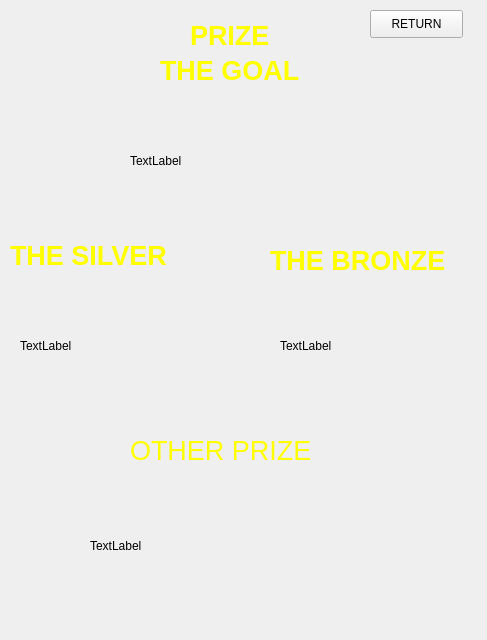
<?xml version="1.0" encoding="UTF-8"?>
<ui version="4.0">
 <class>prize</class>
 <widget class="QWidget" name="prize">
  <property name="geometry">
   <rect>
    <x>0</x>
    <y>0</y>
    <width>487</width>
    <height>640</height>
   </rect>
  </property>
  <property name="windowTitle">
   <string>Form</string>
  </property>
  <widget class="QLabel" name="label">
   <property name="geometry">
    <rect>
     <x>190</x>
     <y>0</y>
     <width>101</width>
     <height>71</height>
    </rect>
   </property>
   <property name="text">
    <string>&lt;html&gt;&lt;head/&gt;&lt;body&gt;&lt;p&gt;&lt;span style=&quot; font-size:20pt; font-weight:600; color:#ffff00;&quot;&gt;PRIZE&lt;/span&gt;&lt;/p&gt;&lt;/body&gt;&lt;/html&gt;</string>
   </property>
  </widget>
  <widget class="QLabel" name="label_2">
   <property name="geometry">
    <rect>
     <x>160</x>
     <y>40</y>
     <width>151</width>
     <height>61</height>
    </rect>
   </property>
   <property name="text">
    <string>&lt;html&gt;&lt;head/&gt;&lt;body&gt;&lt;p&gt;&lt;span style=&quot; font-size:20pt; font-weight:600; color:#ffff00;&quot;&gt;THE GOAL&lt;/span&gt;&lt;/p&gt;&lt;/body&gt;&lt;/html&gt;</string>
   </property>
  </widget>
  <widget class="QLabel" name="label_3">
   <property name="geometry">
    <rect>
     <x>130</x>
     <y>90</y>
     <width>221</width>
     <height>141</height>
    </rect>
   </property>
   <property name="text">
    <string>TextLabel</string>
   </property>
  </widget>
  <widget class="QLabel" name="label_4">
   <property name="geometry">
    <rect>
     <x>10</x>
     <y>230</y>
     <width>201</width>
     <height>51</height>
    </rect>
   </property>
   <property name="text">
    <string>&lt;html&gt;&lt;head/&gt;&lt;body&gt;&lt;p&gt;&lt;span style=&quot; font-size:20pt; font-weight:600; color:#ffff00;&quot;&gt;THE SILVER&lt;/span&gt;&lt;/p&gt;&lt;/body&gt;&lt;/html&gt;</string>
   </property>
  </widget>
  <widget class="QLabel" name="label_5">
   <property name="geometry">
    <rect>
     <x>20</x>
     <y>270</y>
     <width>171</width>
     <height>151</height>
    </rect>
   </property>
   <property name="text">
    <string>TextLabel</string>
   </property>
  </widget>
  <widget class="QLabel" name="label_6">
   <property name="geometry">
    <rect>
     <x>270</x>
     <y>240</y>
     <width>181</width>
     <height>41</height>
    </rect>
   </property>
   <property name="text">
    <string>&lt;html&gt;&lt;head/&gt;&lt;body&gt;&lt;p&gt;&lt;span style=&quot; font-size:20pt; font-weight:600; color:#ffff00;&quot;&gt;THE BRONZE&lt;/span&gt;&lt;/p&gt;&lt;/body&gt;&lt;/html&gt;</string>
   </property>
  </widget>
  <widget class="QLabel" name="label_7">
   <property name="geometry">
    <rect>
     <x>280</x>
     <y>270</y>
     <width>201</width>
     <height>151</height>
    </rect>
   </property>
   <property name="text">
    <string>TextLabel</string>
   </property>
  </widget>
  <widget class="QLabel" name="label_8">
   <property name="geometry">
    <rect>
     <x>130</x>
     <y>430</y>
     <width>241</width>
     <height>41</height>
    </rect>
   </property>
   <property name="text">
    <string>&lt;html&gt;&lt;head/&gt;&lt;body&gt;&lt;p&gt;&lt;span style=&quot; font-size:20pt; color:#ffff00;&quot;&gt;OTHER PRIZE&lt;/span&gt;&lt;/p&gt;&lt;/body&gt;&lt;/html&gt;</string>
   </property>
  </widget>
  <widget class="QLabel" name="label_9">
   <property name="geometry">
    <rect>
     <x>90</x>
     <y>480</y>
     <width>291</width>
     <height>131</height>
    </rect>
   </property>
   <property name="text">
    <string>TextLabel</string>
   </property>
  </widget>
  <widget class="QPushButton" name="pushButton">
   <property name="geometry">
    <rect>
     <x>370</x>
     <y>10</y>
     <width>93</width>
     <height>28</height>
    </rect>
   </property>
   <property name="text">
    <string>RETURN</string>
   </property>
  </widget>
 </widget>
 <resources/>
 <connections>
  <connection>
   <sender>pushButton</sender>
   <signal>clicked()</signal>
   <receiver>prize</receiver>
   <slot>click_return()</slot>
   <hints>
    <hint type="sourcelabel">
     <x>404</x>
     <y>30</y>
    </hint>
    <hint type="destinationlabel">
     <x>528</x>
     <y>78</y>
    </hint>
   </hints>
  </connection>
 </connections>
 <slots>
  <slot>click_return()</slot>
 </slots>
</ui>
